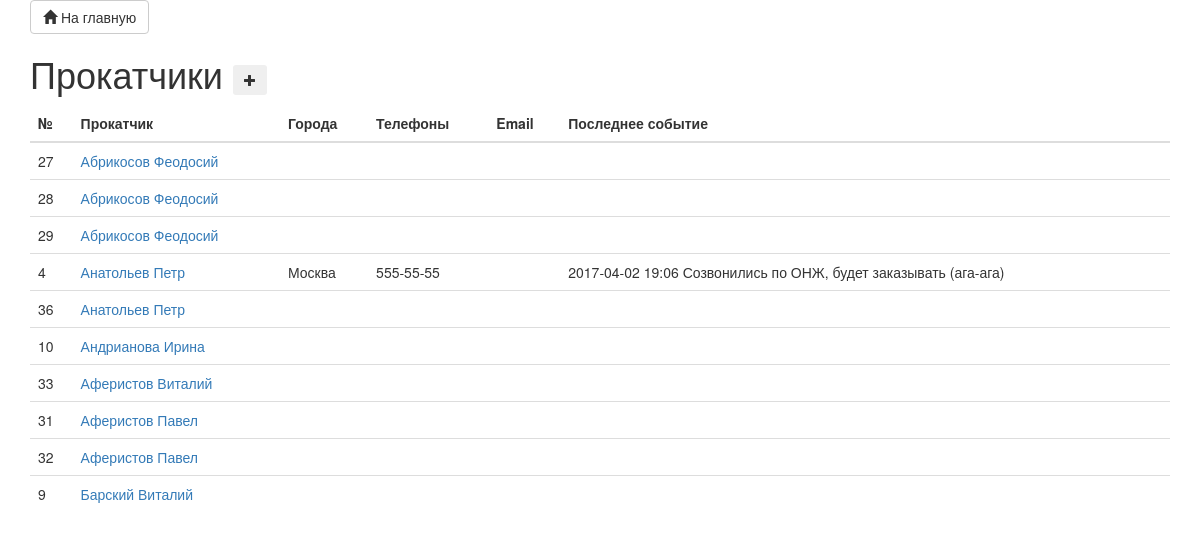
/crm/contacts/, run on an earlier commit of the app's database.
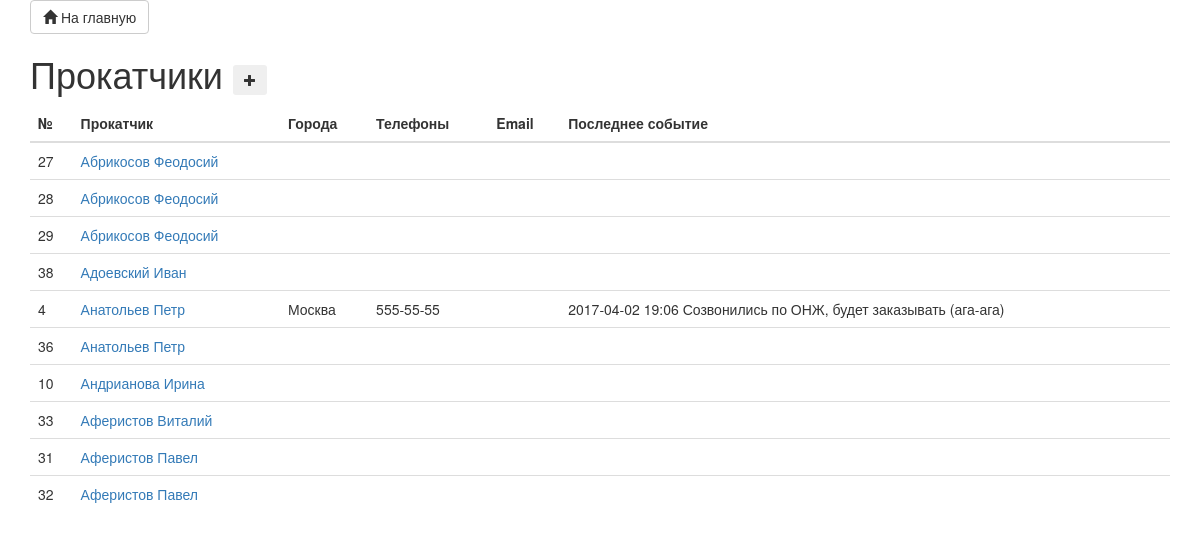
And on a later commit of the database.
### contlog/models.py (models this page shows, shortened)
class Contact(models.Model):
    name = models.CharField("имя", max_length=250, db_index=True)
    places = models.CharField("города", max_length=250, db_index=True, blank=True)
    phones = models.CharField("телефоны", max_length=250, db_index=True, blank=True)
    email = models.EmailField("email", max_length=250, db_index=True, blank=True)
    requisites = models.TextField("реквизиты", blank=True)
    comments = models.TextField("комментарии", blank=True)
    lastevent = models.CharField("последнее событие", max_length=250, db_index=True, blank=True, editable=False)
    class Meta:
        ordering = ["name"]
        verbose_name = "Прокатчик"
        verbose_name_plural = "Прокатчики"

### contlog/views.py (the view)
class ContactsView(TemplateView):
    template_name = 'contlog/contacts.html'
    contacts = Contact.objects.all() #view.contacts
    def get(self, request, *args, **kwargs):
        self.paginator = Paginator(self.contacts, 10)
        page = request.GET.get('page')
        try:
            self.contacts = self.paginator.page(page)
            self.number = int(page)
        except PageNotAnInteger:
            self.number = 1
            self.contacts = self.paginator.page(self.number)
        except EmptyPage:
            self.number = self.paginator.num_pages
            self.contacts = self.paginator.page(self.number)
        return super(ContactsView, self).get(request, *args, **kwargs)

### contlog/templates/contlog/contacts.html (shortened to what this page needs)
{% extends 'contlog/base.html' %}
{% load static %}
{% block title %}Прокатчики
<button type="button" class="btn btn-sm js-create-cnt" data-url="{% url 'create_contact' %}">
          <span class="glyphicon glyphicon-plus"></span>
          </button>
{% endblock %}
{% block content %}
<table class="table" id="contacts-table">
    <thead>
      <tr>
        <th>№</th>
        <th>Прокатчик</th>
        <th>Города</th>
        <th>Телефоны</th>
        <th>Email</th>
        <th>Последнее событие</th>
      </tr>
    </thead>
    <tbody>
      {% for cnt in view.contacts %}
        <tr>
          <td>{{ cnt.id }}</td>
          <td><a href="{% url 'edit_contact' cnt.id %}">{{ cnt.name }}</a></td>
          <td>{{ cnt.places }}</td>
          <td>{{ cnt.phones }}</td>
          <td>{{ cnt.email }}</td>
          <td>{{ cnt.lastevent }}</td>
        </tr>
      {% empty %}
        <tr>
          <td colspan="7" class="text-center bg-warning">Нет прокатчиков</td>
        </tr>
      {% endfor %}
    </tbody>
  </table>
  {% load bootstrap3 %}
{% endblock %}

What changed in the data, as far as the page shows it:
no longer on this page (row unchanged): Contact: id "9", name "Барский Виталий"
added Contact: id "38", name "Адоевский Иван"
